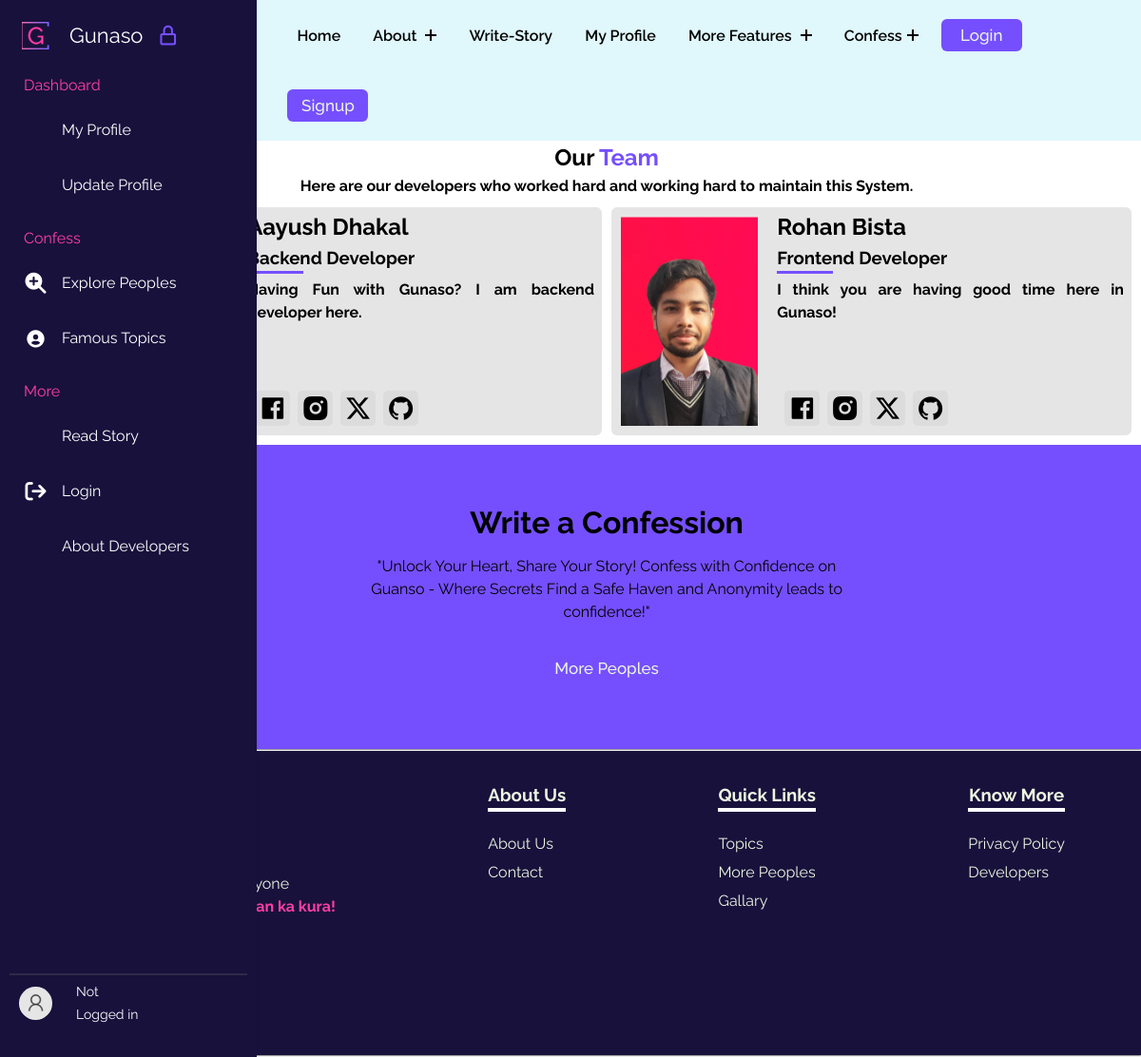
Page /developers/ on the committed database.
### gunasoApp/models.py (models this page shows, shortened)
class Developer(models.Model):
    sno = models.AutoField(primary_key=True)
    image = models.ImageField(upload_to="gunasoApp/images/developers", blank=True, default="upload-image-dev")
    name = models.CharField(max_length=30)
    position = models.CharField(max_length=30)
    bio = models.TextField()
    facebook = models.CharField(max_length=255)
    instagram = models.CharField(max_length=255)
    x = models.CharField(max_length=255)
    github = models.CharField(max_length=255)

### gunasoApp/views.py (the view)
# urls.py: path('developers/',views.developers, name='developers'),
def developers(request):
    developers = Developer.objects.all()
    context = {"developers":developers}
    return render(request, 'developers.html', context)

### templates/developers.html (shortened to what this page needs)
{% extends 'base.html' %}
{% load static %}
    {% block base_style%}
    {{ block.super }}
    <link rel="stylesheet" href="{% static 'styles/developers.css' %}">
    {% endblock base_style%}
    {% block content %}
    <div class="developersmain">
        <div class="introtext">
            <h2>Our <span>Team</span></h2>
            <p>Here are our developers who worked hard and working hard to maintain this System.</p>
        </div>
        <div class="cards">
            {% for item in developers %}
            <div class="card" data-aos="fade-down">
                <div class="imagepart">
                    <div class="imagecontain" style="background-image: url({{item.image.url}});">
                    </div>
                </div>
                <div class="textpart">
                    <h2>{{item.name}}</h2>
                    <h3>{{item.position}}</h3>
                    <hr>
                    <div class="aboutandlinks">
                        <p>{{item.bio}}</p>
                        <div class="links">
                            <a href="{{item.facebook}}" target="_blank">
                                <i class="ri-facebook-box-fill"></i>
                            </a>
                            <a href="{{item.instagram}}" target="_blank">
                                <i class="ri-instagram-fill"></i>
                            </a>
                            <a href="{{item.x}}" target="_blank">
                                <i class="ri-twitter-x-fill"></i>
                            </a>
                            <a href="{{item.github}}" target="_blank">
                                <i class="ri-github-fill"></i>
                            </a>
                        </div>
                    </div>
                </div>
            </div>
            {% endfor %}
        </div>
        {% include 'banner.html' %}
    </div>
    {% endblock %}

### static/styles/base.css (style rules this page uses)
:root { --dark: #754ffe; --darkgreen: #379683; --bcolor: #5CDB95; --cooltexr: #4a4b65; --backupgreen: #8EE4AF; --para: #EDF5E1; --mainheading: #FFF; --hotish: #FF3FA4; --skyblue: #525FE1; --footer: #18113c; }
body { line-height: 1.5; font-family: "Raleway", sans-serif; font-weight: 400; }
* { margin: 0; padding: 0; box-sizing: border-box; }
a { text-decoration: none; }
input, textarea, button, select, a, i { -webkit-tap-highlight-color: transparent; }

### static/styles/developers.css (style rules this page uses)
:root { --dark: #754ffe; --darkgreen: #379683; --bcolor: #5CDB95; --cooltexr: #4a4b65; --backupgreen: #8EE4AF; --para: #EDF5E1; --mainheading: #FFF; --hotish: #FF3FA4; --skyblue: #525FE1; --footer: #18113c; }
.developersmain { margin-left: 4.76rem; }
.introtext { text-align: center; }
.introtext span { color: var(--dark); }
.introtext p { font-weight: bold; }
.cards { padding: 10px; display: grid; grid-template-columns: repeat(2, 1fr); gap: 10px; }
.card { background-color: rgb(230, 229, 229); border-radius: 6px; height: 30vh; overflow-x: hidden; display: flex; }
.imagepart { padding: 10px; height: 100%; width: 30%; display: flex; padding-top: 10px; justify-content: center; flex-basis: 30%; }
.imagecontain { background-color: violet; height: 100%; width: 100%; background-size: cover; background-position: center; background-repeat: no-repeat; }
.aboutandlinks { height: 69%; display: flex; flex-direction: column; justify-content: space-between; }
.aboutandlinks p { font-weight: bold; padding: 5px 5px 0 0; text-align: justify; }
.textpart { flex-basis: 70%; display: flex; flex-direction: column; padding: 3px 3px 0 10px; }
.textpart hr { height: 3px; width: 16%; border: none; background-color: var(--dark); }
.links { font-size: 30px; padding-left: 8px; transition: all 0.3s ease; }
.links a { text-decoration: none; color: black; }
.links i { padding: 3px; cursor: pointer; border-radius: 5px; background-color: gainsboro; }

### static/styles/banner.css (style rules this page uses)
:root { --dark: #754ffe; --darkgreen: #379683; --bcolor: #5CDB95; --cooltexr: #4a4b65; --backupgreen: #8EE4AF; --para: #EDF5E1; --mainheading: #FFF; --hotish: #FF3FA4; --skyblue: #525FE1; --footer: #18113c; }

### rows in the picture
Developer: name "Aayush Dhakal", position "Backend Developer", bio "Having Fun with Gunaso? I am backend developer here."
Developer: image (picture), name "Rohan Bista", position "Frontend Developer", bio "I think you are having good time here in Gunaso!"
